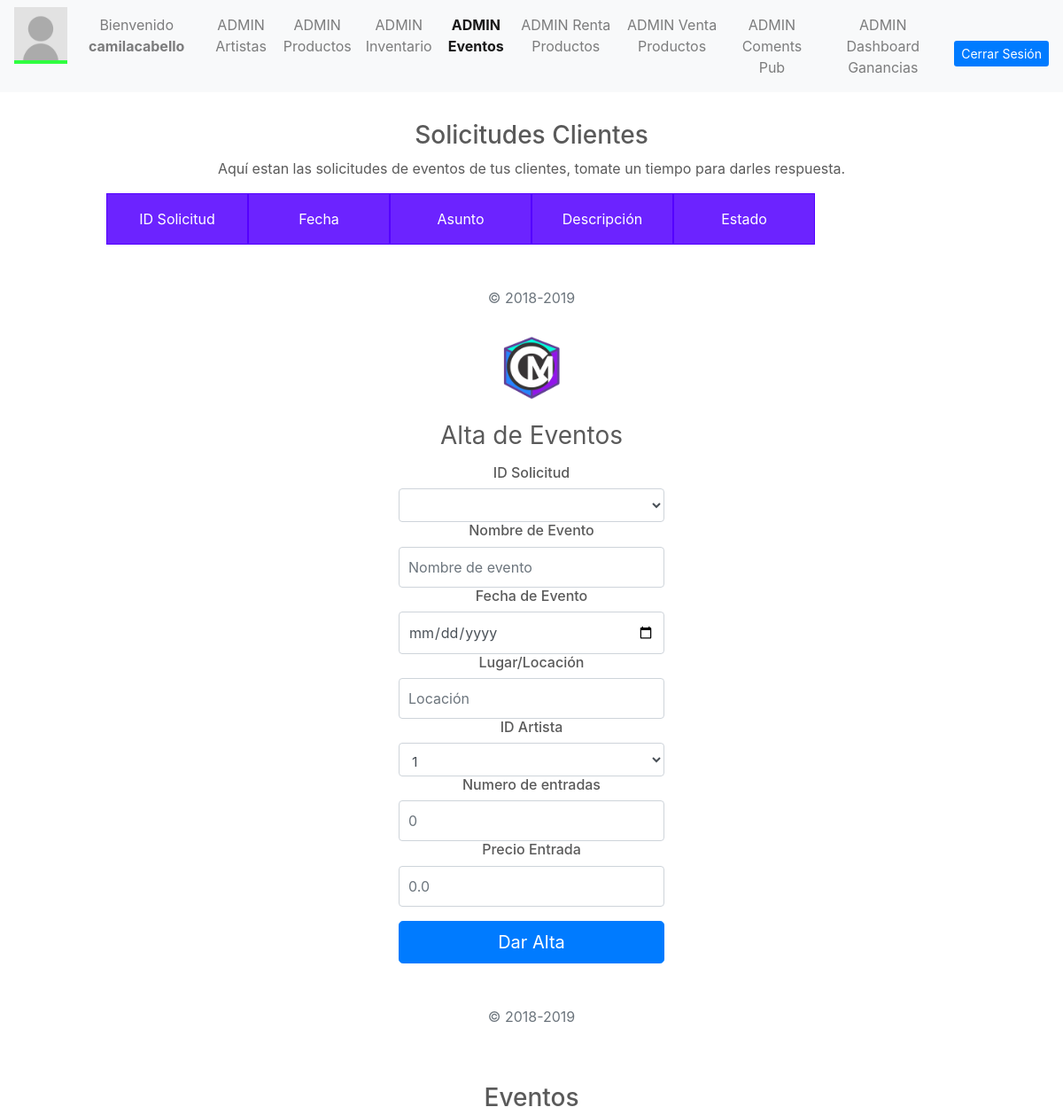
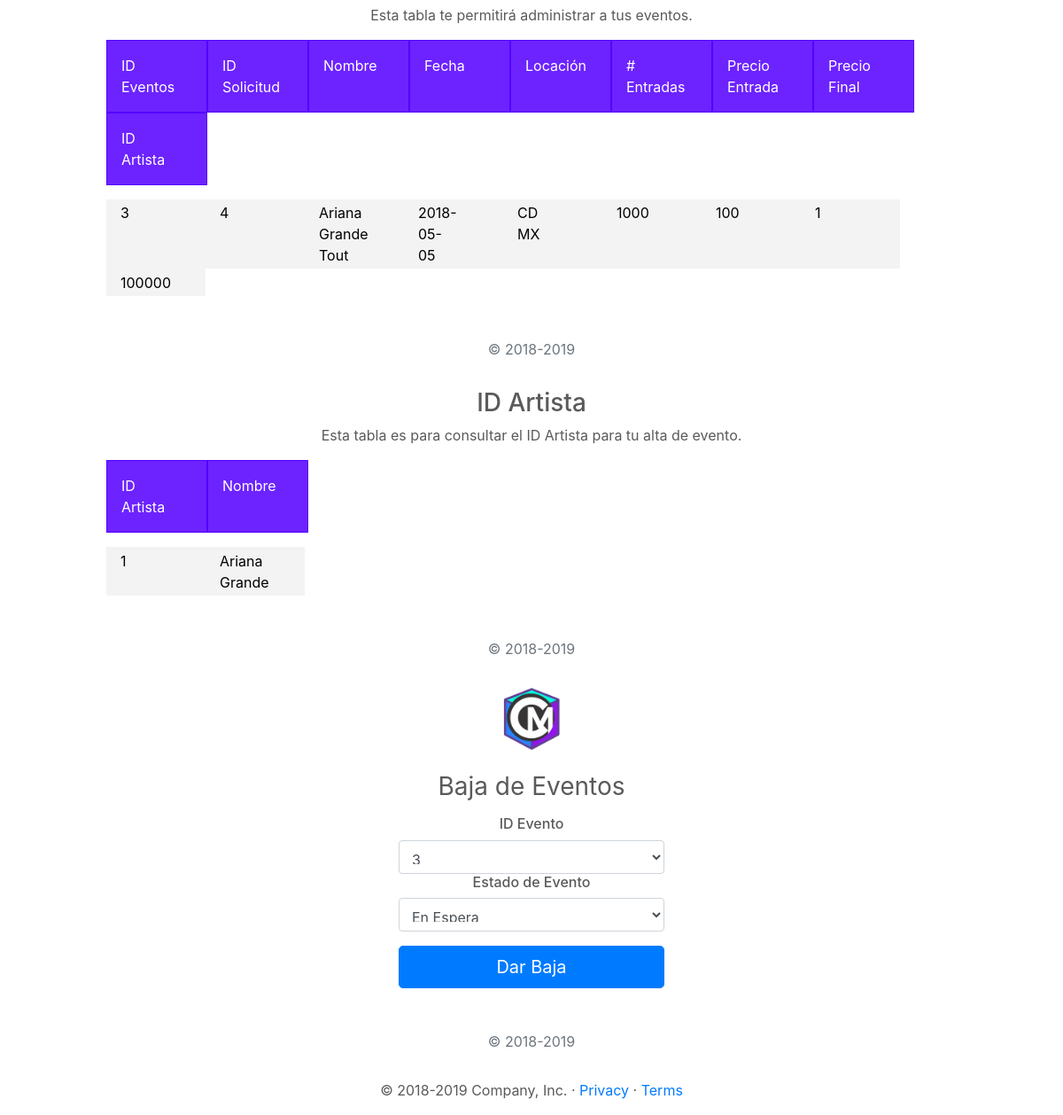
Screenshot of /UserAdmin/AdminEvents.php (signed in) with the database file from the repository (2 pictures, top to bottom).
### tables this page shows
CREATE TABLE `evento` (
  `idEvento` int(11) NOT NULL,
  `idSolicitud` int(11) DEFAULT NULL,
  `nombre` varchar(100) NOT NULL,
  `fecha` date NOT NULL,
  `locacion` varchar(100) NOT NULL,
  `idArtista` int(11) NOT NULL,
  `numeroEntradas` int(11) NOT NULL,
  `precioEntrada` float NOT NULL,
  `precioTotal` float NOT NULL
);

CREATE TABLE `artista` (
  `idArtista` int(11) NOT NULL,
  `nombre` varchar(50) NOT NULL,
  `genero` varchar(50) NOT NULL,
  `biografia` varchar(200) NOT NULL,
  `precioContratacion` float NOT NULL
);

### PHP/DBConexion.php (called while the page is built, shortened)
<?php
class User
{
    private $db;
    public function __construct($host, $port, $dbname, $dbuser, $password) {
        $dsn = "mysql:host=$host; dbname=$dbname;";
        try{
            $this->db = new PDO($dsn, $dbuser, $password);
            $this->db->setAttribute(PDO::ATTR_ERRMODE,PDO::ERRMODE_EXCEPTION);
        }
        catch(PDOException $ex)
        {
            echo 'Error en conexión con la conecion a la BD' . $ex.getMessage();
            die();
        }
    }
    public function consultArtist(){
        try {
            $sql = "SELECT * FROM `artista`";
            $artists = $this->db->prepare($sql);
            $artists->execute();
            $table = $artists;
            return $table;
        }
        catch (PDOException $ex) {
            echo "Error al obtener la tabla de artistas." . $ex->getMessage();
        }
    }
    public function consultEvent(){
        try {
            $sql = "SELECT * FROM `evento`";
            $events = $this->db->prepare($sql);
            $events->execute();
            $table = $events;
            return $table;
        }
        catch (PDOException $ex) {
            echo "Error al obtener la tabla de evento." . $ex->getMessage();
        }
    }
}

### PHP/ConsultSolicEvent.php (called while the page is built, shortened)
<?php
include 'DBconexion.php';
$consult = new User("localhost", "", "dbcirculomusical", "root", "");
$consultIDA = $consult->consultArtist();
$consultA =  $consult->consultArtist();
$consultE = $consult->consultEvent();
$consultIDE = $consult->consultEvent();
?>

### UserAdmin/AdminEvents.php (the view, shortened to what this page needs)
<?php
    include '../PHP/ConsultSolicEvent.php';
?>
  <!doctype html>
  <html lang="en">
  <head>
    <link href="../bootstrap/dist/css/bootstrap.min.css" rel="stylesheet">
    <link href="adminStyle.css" rel="stylesheet">
    <link href="grid.css" rel="stylesheet">
  </head>
  <body class="text-center">
    <nav class="navbar navbar-expand-md navbar-light bg-light">
      <div class="collapse navbar-collapse" id="navbarCollapse">
        <ul class="navbar-nav mr-auto">
          <li>
            <img src="../resources/userImage.jpg">
          </li>
          <li class="nav-item">
            <p class="nav-link nameUser">
              <?php
                      echo "Bienvenido ". "<b>{$_SESSION['loginuser']}</b>";
                  ?>
            </p>
          </li>
          <li class="nav-item ">
            <a class="nav-link" href="../UserAdmin/AdminArtist.php">ADMIN Artistas</a>
          </li>
          <li class="nav-item">
            <a class="nav-link" href="../UserAdmin/AdminProducts.php">ADMIN Productos</a>
          </li>
          <li class="nav-item ">
            <a class="nav-link" href="../UserAdmin/AdminInvent.php">ADMIN Inventario</a>
          </li>
          <li class="nav-item active font-weight-bold">
            <a class="nav-link" href="../UserAdmin/AdminEvents.php">ADMIN Eventos</a>
          </li>
          <li class="nav-item ">
            <a class="nav-link" href="../UserAdmin/AdminRenta.php">ADMIN Renta Productos</a>
          </li>
          <li class="nav-item ">
            <a class="nav-link" href="../UserAdmin/AdminVenta.php">ADMIN Venta Productos</a>
          </li>
          <li class="nav-item ">
            <a class="nav-link" href="../UserAdmin/AdminComents.php">ADMIN Coments Pub</a>
          </li>
          <li class="nav-item ">
            <a class="nav-link" href="../UserAdmin/AdminDashboard.php">ADMIN Dashboard Ganancias</a>
          </li>
        </ul>
        <a class="btn btn-sm  btn-primary btnLogin" href="../PHP/DBCloseConexion.php">Cerrar Sesión</a>
      </div>
    </nav>
    <div class="table-consult">
      <h3>Solicitudes Clientes</h3>
      <p>Aquí estan las solicitudes de eventos de tus clientes, tomate un tiempo para darles respuesta.</p>
      <div class="row">
        <div class="col-md-2 headerTableA">ID Solicitud</div>
        <div class="col-md-2 headerTableA">Fecha</div>
        <div class="col-md-2 headerTableA">Asunto</div>
        <div class="col-md-2 headerTableA">Descripción</div>
        <div class="col-md-2 headerTableA">Estado</div>
      </div>
        <p class="mt-5 mb-3 text-muted">&copy; 2018-2019</p>
    </div>
    <form class="form-signin" action="../PHP/InsertEvent.php" method="POST">
      <a href="../Cover/Cover.html">
        <img class="mb-4" src="../resources/iconCM.png" alt="" width="72" height="72">
      </a>
      <h1 class="h3 mb-3 font-weight-normal">Alta de Eventos</h1>
      <h6>ID Solicitud</h6>
      <select name="idSolic" class="form-control" required autofocus>
      </select>
      <h6>Nombre de Evento</h6>
      <input type="text" name="nombreEve" class="form-control" placeholder="Nombre de evento" required autofocus>
      <h6>Fecha de Evento</h6>
      <input type="date" class="form-control" name="fechaEve" value="" placeholder="Fecha Evento" required>
      <h6>Lugar/Locación</h6>
      <input type="text" name="locacionEve" class="form-control" placeholder="Locación" required autofocus>
      <h6>ID Artista</h6>
      <select name="idArt" class="form-control" required autofocus>
        <?php
        while($d = $consultIDA->fetch(PDO::FETCH_ASSOC))
        {
          echo'<option value='.$d['idArtista'].'>'.$d['idArtista'] .' </option>';
        }
      ?>
      </select>
      <h6>Numero de entradas</h6>
      <input type="number" placeholder="0" min="0" name="numEntradas" class="form-control" required>
      <h6>Precio Entrada</h6>
      <input type="number" placeholder="0.0" step="0.01" min="0" id="precioEntrada" name="precioEntrada" class="form-control" required>
      <button class="btn btn-lg btn-primary btn-block" type="submit">Dar Alta</button>
      <p class="mt-5 mb-3 text-muted">&copy; 2018-2019</p>
    </form>
    <div class="table-consult">
      <h3>Eventos</h3>
      <p>Esta tabla te permitirá administrar a tus eventos.</p>
      <div class="row">
        <div class="col-1 headerTableA">ID Eventos</div>
        <div class="col-1 headerTableA">ID Solicitud</div>
        <div class="col-1 headerTableA">Nombre</div>
        <div class="col-1 headerTableA">Fecha</div>
        <div class="col-1 headerTableA">Locación</div>
        <div class="col-1 headerTableA"># Entradas</div>
        <div class="col-1 headerTableA">Precio Entrada</div>
        <div class="col-1 headerTableA">Precio Final</div>
        <div class="col-1 headerTableA">ID Artista</div>
      </div>
      <?php
        while($e = $consultE->fetch(PDO::FETCH_ASSOC))
        {
          echo '<div class="row"> <div class="col-1">'.$e['idEvento'].'</div> <div class="col-1">'.$e['idSolicitud'].'</div> <div class="col-1">'.$e['nombre'].'</div> <div class="col-1">'.$e['fecha'].'</div> <div class="col-1">'.$e['locacion'].'</div> <div class="col-1">'.$e['numeroEntradas'].'</div> <div class="col-1">'.$e['precioEntrada'].'</div> <div class="col-1">'.$e['idArtista'].'</div> <div class="col-1">'.$e['precioTotal'].'</div> </div>';
        }
      ?>
        <p class="mt-5 mb-3 text-muted">&copy; 2018-2019</p>
    </div>
    <div class="table-consult">
      <h3>ID Artista</h3>
      <p>Esta tabla es para consultar el ID Artista para tu alta de evento.</p>
      <div class="row">
        <div class="col-1 headerTableA">ID Artista</div>
        <div class="col-1 headerTableA">Nombre</div>
      </div>
      <?php
        while($a = $consultA->fetch(PDO::FETCH_ASSOC))
        {
          echo '<div class="row"> <div class="col-1">'.$a['idArtista'].'</div> <div class="col-1">'.$a['nombre'].'</div> </div>';
        }
      ?>
        <p class="mt-5 mb-3 text-muted">&copy; 2018-2019</p>
    </div>
    <form class="form-signin" action="../PHP/DeleteEvent.php" method="POST">
      <a href="../Cover/Cover.html">
        <img class="mb-4" src="../resources/iconCM.png" alt="" width="72" height="72">
      </a>
      <h1 class="h3 mb-3 font-weight-normal">Baja de Eventos</h1>
      <h6>ID Evento </h6>
        <select name="idEve" class="form-control" required autofocus>
          <?php
        while($d = $consultIDE->fetch(PDO::FETCH_ASSOC))
        {
          echo'<option value='.$d['idEvento'].'>'.$d['idEvento'] .' </option>';
        }
      ?>
        </select>
        <h6>Estado de Evento</h6>
        <select name="estadoBaja" class="form-control" required autofocus>
          <option value="En Espera">En Espera</option>
        </select>
        <button class="btn btn-lg btn-primary btn-block" type="submit">Dar Baja</button>
        <p class="mt-5 mb-3 text-muted">&copy; 2018-2019</p>
    </form>
    <main role="main">
      <footer class="container">
        <p>&copy; 2018-2019 Company, Inc. &middot;
          <a href="#">Privacy</a> &middot;
          <a href="#">Terms</a>
        </p>
      </footer>
    </main>
  </body>
  </html>

### UserAdmin/adminStyle.css (style rules this page uses)
.navbar img { height: 4rem; border-bottom: 0.3rem solid rgb(47, 255, 64); }
body { color: #5a5a5a; }
.nameUser { margin: 0 1rem; }
.btn { margin-top: 1rem; }
.btnSignup, .btnLogin { border: none; margin-left: 0.5rem; }
.form-signin { width: 100%; max-width: 330px; padding: 15px; margin: auto; }
.form-signin .form-control { position: relative; box-sizing: border-box; height: auto; padding: 10px; font-size: 16px; }

### UserAdmin/grid.css (style rules this page uses)
.table-consult { width: 100%; }
h3 { margin-top: 2rem; }
.row { width: 80%; margin: 0 auto; margin-bottom: 1rem; }
.col-1 { padding-left: 1rem; padding-right: 6rem; text-align: center; }
[class*="col-"] { color:white; padding-top: 0.2rem; padding-bottom: 0.2rem; background-color: rgba(230, 230, 230, 0.479); border: rgba(230, 230, 230, 0.479); color: black; }
.headerTableA { background-color: rgba(85, 0, 255, 0.863); border: 1px solid #5400FF; color:white; padding-top: 1rem; padding-bottom: 1rem; }

### rows the page displays
evento: idEvento "3", idSolicitud "4", nombre "Ariana Grande Tout", fecha "2018-05-05", locacion "CD MX", numeroEntradas "1000", precioEntrada "100", idArtista "1", precioTotal "100000"
artista: idArtista "1", nombre "Ariana Grande"

### other values shown
$_SESSION['loginuser'] "camilacabello"
form field idArt "1"
form field idEve "3"
